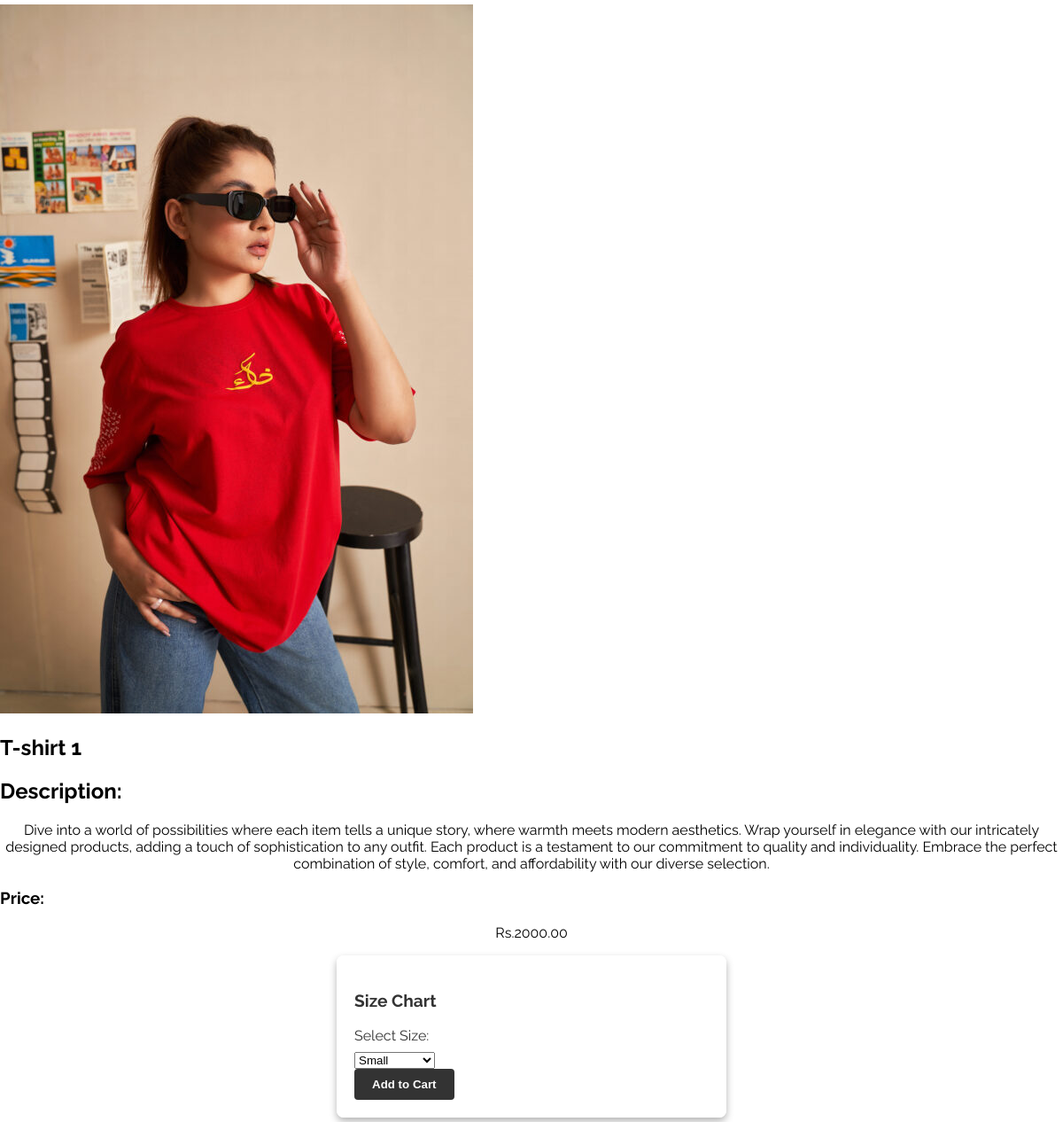
Page /home/detail/1/ on the earlier database version.
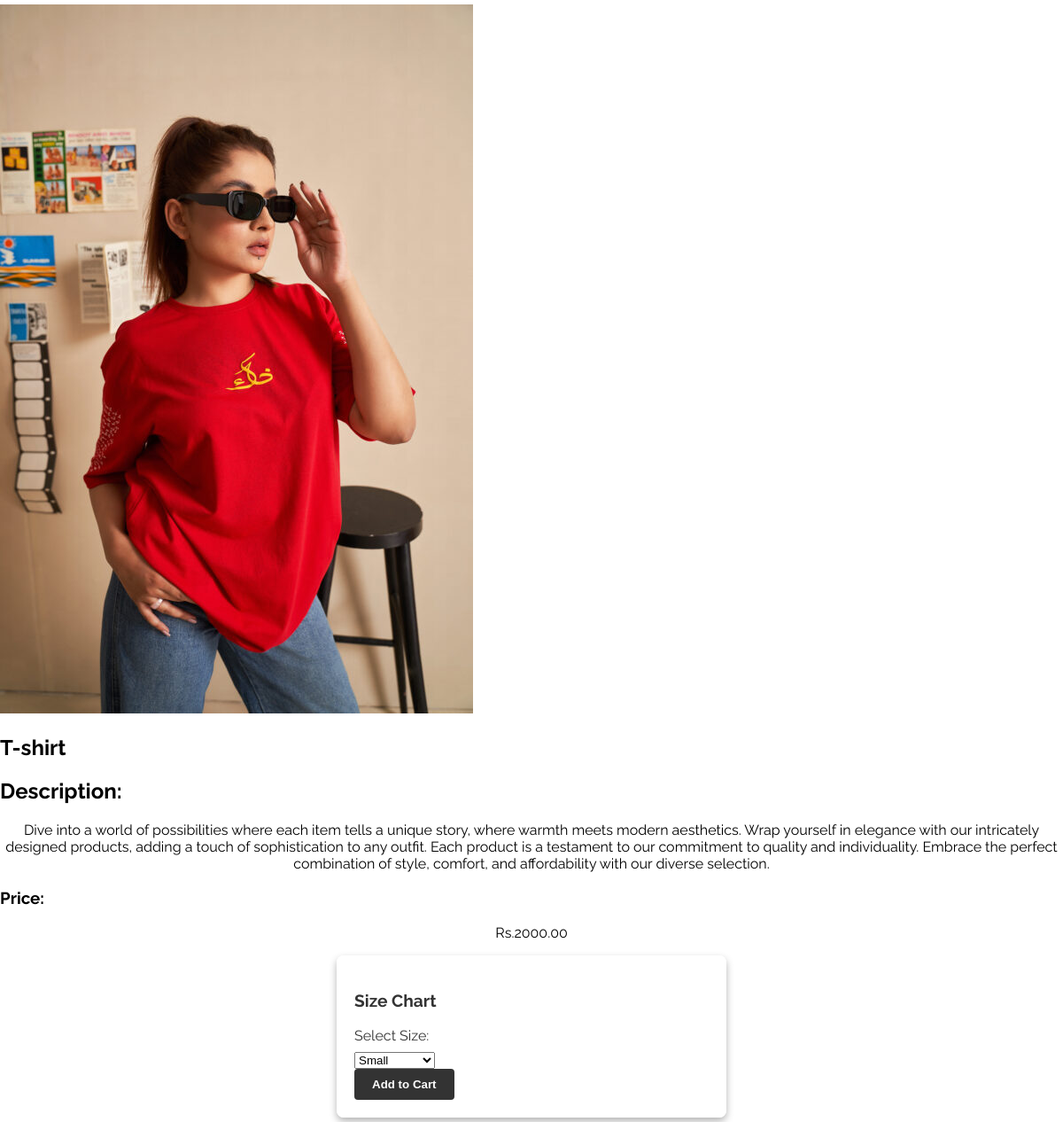
Same page on the later database version.
### products/models.py (models this page shows, shortened)
class Product(models.Model):
    name = models.CharField(max_length=200)
    price = models.DecimalField(max_digits=10, decimal_places=2)
    image = models.ImageField(upload_to='products/', default=True)
    slug = models.SlugField(unique=True, blank=True)

### products/views.py (the view)
# urls.py: path("detail/<int:productIndex>/", views.productdetails, name="productdetails"),
def productdetails(request, productIndex):
    product = Product.objects.all()
    product = get_object_or_404(Product, pk=productIndex)
    context = {
        'product': product,
    }
    return render(request, 'productdetails.html', context)

### products/templates/productdetails.html (shortened to what this page needs)
{% extends "master.html" %}
{% load static %}
{% block content %}
    <div class=“product-detail”>
        <div class=“product-image”>
            <img id="productImage" src="{{ product.image.url }}" alt="{{ product.name }}">
        </div>
        <div class=“product-info”>
            <h2 id="productName">{{ product.name }}</h2>
            <h2>Description:</h2><p> Dive into a world of possibilities where each item tells a unique story, where warmth meets modern aesthetics. Wrap yourself in elegance with our intricately designed products, adding a touch of sophistication to any outfit. Each product is a testament to our commitment to quality and individuality. Embrace the perfect combination of style, comfort, and affordability with our diverse selection.</p>
            <h3>Price:</h3><p id="productPrice">Rs.{{ product.price }}</p>
            <form method="POST" action="{% url 'cart:add_to_cart' product.id %}">
                <div class="size-chart">
                    <h3>Size Chart</h3>
                    <label for="size">Select Size:</label>
                    <select name="size" id="size">
                        <option value="Small">Small</option>
                    </select>
                </div>
                <button type="submit">Add to Cart</button>
            </form>
        </div>
    </div>
   {% endblock %}

### templates/master.html (shortened to what this page needs)
{% load static %}
<!DOCTYPE html>
<html lang="en">
<head>
    <link rel="stylesheet" href="/static/style.css?{% now "U" %}"/>
    <link rel="stylesheet" href="https://use.fontawesome.com/releases/v6.4.2/css/all.css">
</head>
<body>
    {% block content %}
    {% endblock %}
</body>
</html>

### assets/style.css (style rules this page uses)
body { margin: 5px 0px; padding: 0; font-family: 'Raleway', sans-serif; background-color: white; }
form { max-width: 400px; margin: 0 auto; padding: 20px; border-radius: 8px; box-shadow: 0 4px 8px rgba(0, 0, 0, 0.3); background-color: rgba(255, 255, 255, 0.9); color: #333; }
label { margin-bottom: 8px; display: block; }
button { padding: 10px 20px; border: none; border-radius: 4px; background-color: #333; color: white; font-weight: bold; cursor: pointer; transition: background-color 0.3s ease-in-out; }
p { text-align: center; margin-top: 10px; }
.size-chart { margin-top: 20px; }
.size-chart h3 { font-size: 1.2em; }

Differences in the rows shown:
changed Product: name "T-shirt 1" → "T-shirt"
